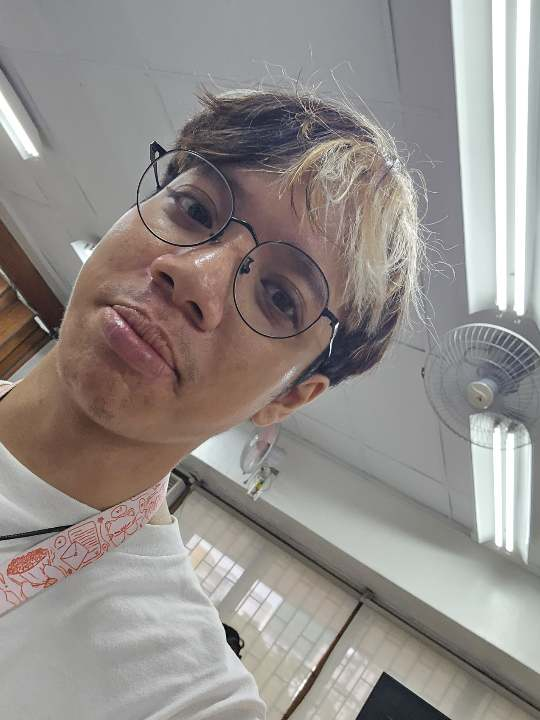
#> input picture CPF3/LAB1/input.png, 540 x 720 px
$ python ex2.py
#> lines starting #> are read from the running program, lines starting #| are printed output that depends on the picture
import cv2
# Load an image
image = cv2.imread('input.png')
#> image is the input picture: shape (720, 540, 3); mean B, G, R 138.1, 141.4, 147.1
# Specify the new width and height (change these values as needed)
new_width = 300
new_height = 200
# Resize the image
resized_image = cv2.resize(image, (new_width, new_height))
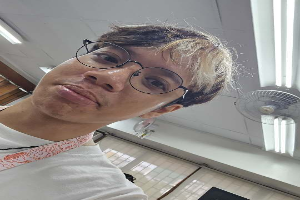
#> resized_image: shape (200, 300, 3); mean B, G, R 138.1, 141.3, 147
# Save or display the resized image
cv2.imwrite('resized_image.png', resized_image)
cv2.imshow('Resized Image', resized_image)
cv2.waitKey(0)
cv2.destroyAllWindows()
